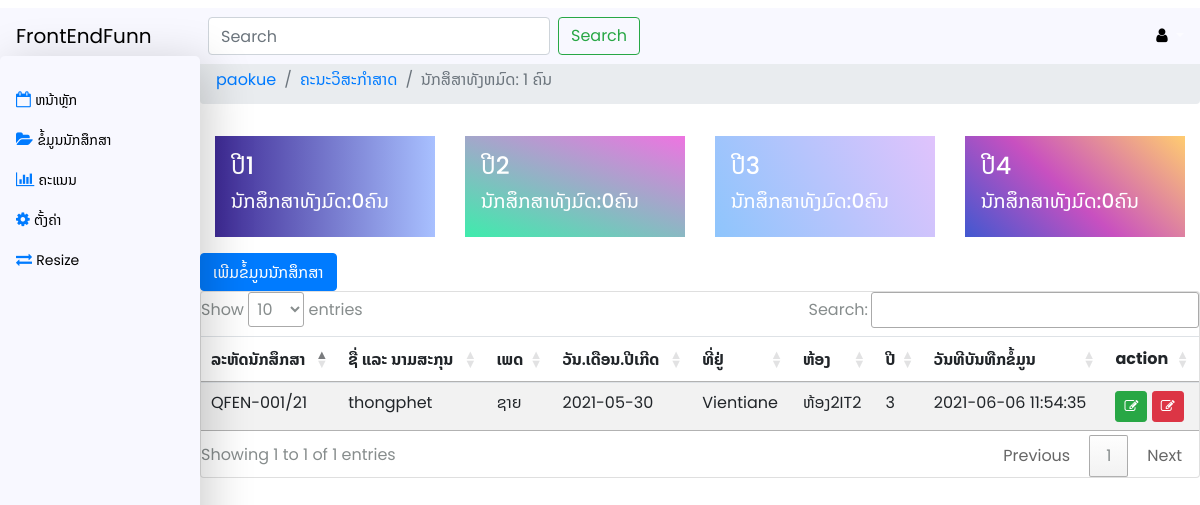
The page /st_infor3.php (signed in) on the database its author committed.
### tables this page shows
CREATE TABLE `students` (
  `St_id` int(11) NOT NULL,
  `St_no` varchar(50) NOT NULL,
  `year` int(4) NOT NULL,
  `St_name` varchar(50) NOT NULL,
  `St_sex` varchar(10) NOT NULL,
  `St_date` date NOT NULL,
  `St_address` varchar(200) NOT NULL,
  `m_id` int(11) NOT NULL,
  `C_id` int(200) NOT NULL,
  `G_id` int(100) NOT NULL,
  `date` datetime NOT NULL
);

CREATE TABLE `class1` (
  `C_id` int(11) NOT NULL,
  `C_name` varchar(20) NOT NULL
);

CREATE TABLE `grade` (
  `g_id` int(10) NOT NULL,
  `grade` int(4) NOT NULL
);

### st_infor3.php (the view, shortened to what this page needs)
<?php
require 'inclu/header.php';
require 'inclu/navbar.php';
require 'inclu/config.php';
?>
    <div class="wrapper d-flex">
        <?php
        require 'inclu/siderbar.php';
        ?>
        <div class="content">
           <?php
           require 'inclu/card.php';?>
           <a href="st_add.php" class="btn btn-primary" style="font-family: Noto Sans Lao;">ເພີມຂໍ້ມູນນັກສຶກສາ</a>
            <div class="card">
                <table class="table table-striped table-hover" id="table">
                        <thead>
                            <tr>
                            <th  style="font-family: Noto Sans Lao;">ລະຫັດນັກສຶກສາ</th>
                            <th  style="font-family: Noto Sans Lao;">ຊື່ ແລະ ນາມສະກຸນ</th>
                            <th  style="font-family: Noto Sans Lao;">ເພດ</th>
                            <th  style="font-family: Noto Sans Lao;">ວັນ.ເດືອນ.ປີເກີດ</th>
                            <th  style="font-family: Noto Sans Lao;">ທີ່ຢູ່</th>
                            <th  style="font-family: Noto Sans Lao;">ຫ້ອງ</th>
                            <th  style="font-family: Noto Sans Lao;">ປີ</th>
                            <th  style="font-family: Noto Sans Lao;">ວັນທີບັນທືກຂໍ້ມູນ</th>
                            <th>action</th>
                            </tr>
                        </thead>
                        <tbody>
                            <?php $select="SELECT*FROM `Students` as st
                            INNER JOIN class1 as c ON st.C_id=c.C_id
                            INNER JOIN  grade as g ON st.G_id=g.g_id
                            where g.grade='3'";
                            $result=mysqli_query($connect,$select);
                            while($row=mysqli_fetch_assoc($result)){
                            ?>
                            <tr>
                                <td><?=$row['St_no']?>/<?=$row['year']?></td>
                                <td><?=$row['St_name']?></td>
                                <td><?=$row['St_sex']?></td>
                                <td><?=$row['St_date']?></td>
                                <td><?=$row['St_address']?></td>
                                <td><?=$row['C_name']?></td>
                                <td><?=$row['grade']?></td>
                                <td><?=$row['date']?></td>
                                <td>
                                <a href="st_update.php?id=<?=$row['St_id']?>" class="btn btn-success btn-sm" title="update">
                                <i class="fa fa-pencil-square-o" aria-hidden="true"></i></a>
                                <a href="inclu/delete.php?st_id=<?=$row['St_id']?>"
                                 onclick="return confirm('ທ່ານຕ້ອງການລົບແທ້ບໍ່?')" class="btn btn-danger btn-sm" title="delete">
                                 <i class="fa fa-pencil-square-o" aria-hidden="true"></i></a>
                                 </td>
                            </tr>
                            <?php }?>
                        </tbody>
                </table>
            </div>
        </div>
    </div>
    <?php
     require 'inclu/footer.php';
     ?>

### css/style.css (style rules this page uses)
.text-mattGray, body, .nav-link .icon, .nav-link .text { color: #878d8d; }
* { font-family: 'Poppins', sans-serif,'Noto Sans Lao'; }
body { height: 1000px; }
.wrapper { margin-top: 3.5rem; }
.wrapper .content { width: 100%; margin-left: 0rem; -webkit-transition: all ease 0.25s; transition: all ease 0.25s; }
@media (min-width: 992px) { .wrapper .content { margin-left: 12.5rem; } }

### rows shown on the page
students: St_no "QFEN-001", year "21", St_name "thongphet", St_sex "ຊາຍ", St_date "2021-05-30", St_address "Vientiane", C.C_name "ຫ້ອງ2IT2", G.grade "3", date "2021-06-06 11:54:35"

### other values the page prints
$_SESSION['user_name'] "paokue"
$g "1"
$g1 "0"
